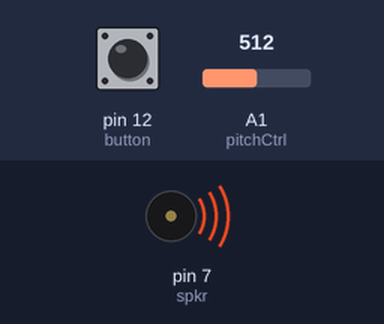
This sketch was run on a simulated Arduino Uno, built with avr-gcc and run on an emulated ATmega328P. Parts: buzzer (waves = sounding). The inputs (shaded band) are chosen by the test bench; at power-on: A1 (pitchCtrl) = 512, pin 12 (button) LOW.

Above: at 1.2 s.
1.3 s: A1 (pitchCtrl) set to 0
At 2.2 s:
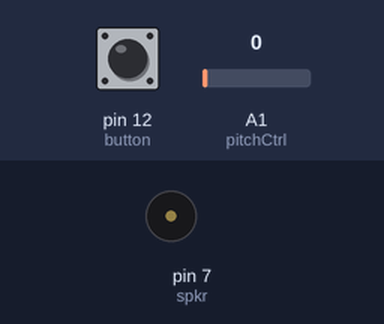
2.8 s: A1 (pitchCtrl) set to 122
At 3.4 s:
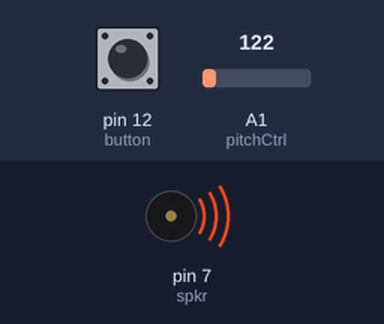
Timing chart, 0 to 5.8 s (numbered marks = the images above; inputs shaded):
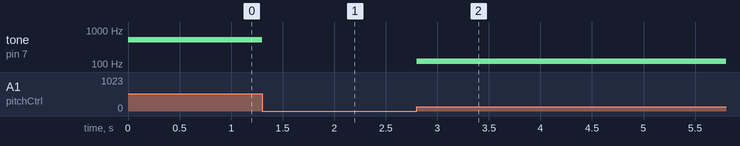

The sketch:

Arduino_3_music.ino
```cpp
const int spkr = 7;
const int pitchCtrl = A1;
const int button = 12;

void setup() {
  //  Serial.begin(9600);             Used to check the buttonState
}

void loop() {
  int pitch = analogRead(pitchCtrl);         //controls pitch of the sound
  int buttonState = digitalRead(button);
  //  Serial.println(buttonState);      Used to check the buttonState

  map(pitch, 0, 1024, 400, 800);             //map pitch value to audible range
  tone(spkr, pitch);                         //produce sound

  if (buttonState == HIGH) {                 //stops playing once button is pressed
    noTone(spkr);
    exit(0);
  }
}
```

Measured:
- after the input at 1.3 s, tone on pin 7 (spkr): 512 Hz → silent at once
- after the input at 2.8 s, tone on pin 7 (spkr): silent → 122 Hz at once
